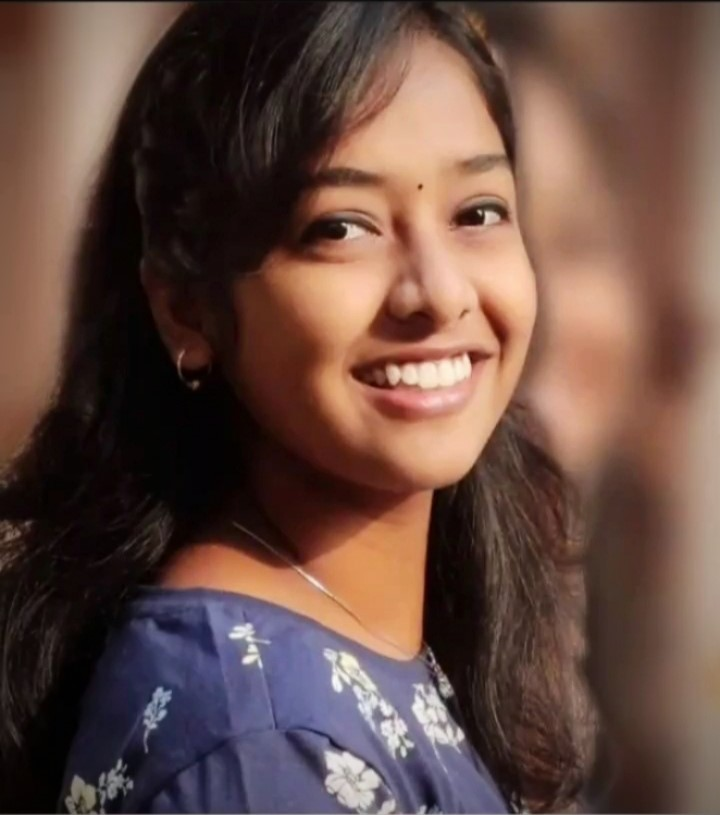
#> input picture mani.jpg, 720 x 815 px
$ python turtleimage.py
#> lines starting #> are read from the running program, lines starting #| are printed output that depends on the picture; after the words box and inside, x2 and y2 are one past the last pixel; in counts of white or black regions, pixels touching at a corner belong together
# import turtle
#
# screen = turtle.Screen()
#
# # click the image icon in the top right of the code window to see
# # which images are available in this trinket
# image = "C:\\Users\\Tejasmaya Sitha\\OneDrive\\Desktop\\wallpaper.JPG"
#
# # add the shape first then set the turtle shape
# screen.addshape(image)
# turtle.shape(image)
#
# screen.bgcolor("lightblue")
#
# move_speed = 10
# turn_speed = 10
#
#
# # these defs control the movement of our "turtle"
# def forward():
#     turtle.forward(move_speed)
#
#
# def backward():
#     turtle.backward(move_speed)
#
#
# def left():
#     turtle.left(turn_speed)
#
#
# def right():
#     turtle.right(turn_speed)
#
#
# turtle.penup()
# turtle.speed(0)
# turtle.home()
#
# # now associate the defs from above with certain keyboard events
# screen.onkey(forward, "Up")
# screen.onkey(backward, "Down")
# screen.onkey(left, "Left")
# screen.onkey(right, "Right")
# screen.listen()


import cv2
import turtle

# [34 lines of commented-out code are left out]


import cv2
import turtle

import matplotlib
import numpy as np
from matplotlib import pyplot as plt

matplotlib.use('TkAgg')
import time


def find_closest(p):
    if len(positions) > 0:
        nodes = np.array(positions)
        distances = np.sum((nodes - p) ** 2, axis=1)
        i_min = np.argmin(distances)
        return positions[i_min]
    else:
        return None


def outline():
    src_image = cv2.imread(image, 0)
    blurred = cv2.GaussianBlur(src_image, (7, 7), 0)
    th3 = cv2.adaptiveThreshold(blurred, maxValue=255, adaptiveMethod=cv2.ADAPTIVE_THRESH_GAUSSIAN_C,
                                thresholdType=cv2.THRESH_BINARY, blockSize=9, C=2)
    return th3


# USe reduced size image(height upto 800 px , width upto 900px, and size upto 200 kb)
# otherwise it will take more time for processing
# image = 'shiva.jpg'
image = 'mani.jpg'
# image = 'wallpaper.jpg'
# image = "DSC_0005.jpg"
# image = 'WhatsApp Image 2022-10-10 at 10.47.10 PM.jpeg'
im = cv2.imread(image, 0)
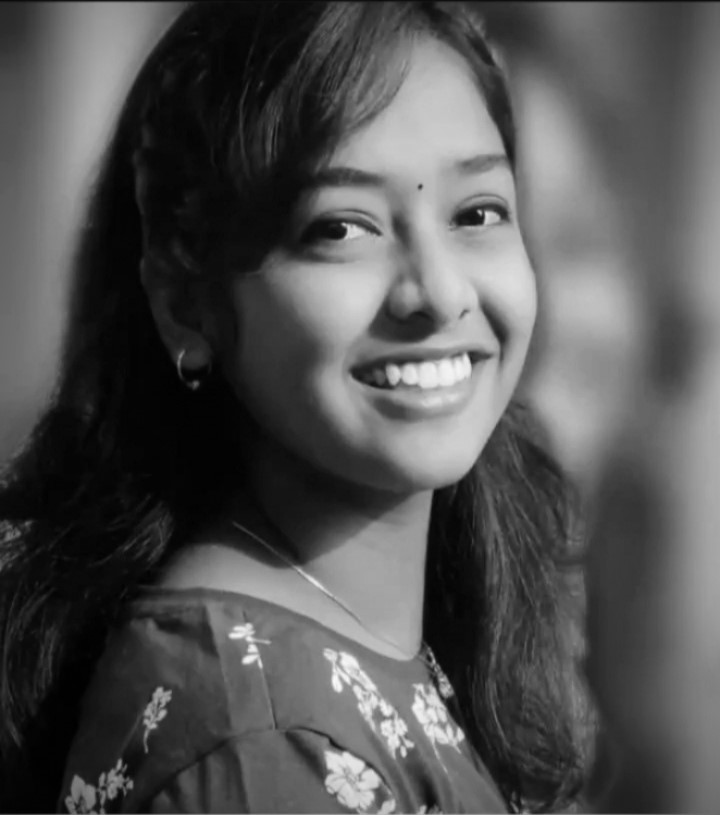
#> im: shape (815, 720); min 0, max 250, mean 82.4
th3 = outline()
#> in outline, `th3 = cv2.adaptiveThreshold(blurred, maxValue=255, adaptiveMethod=cv2...`:
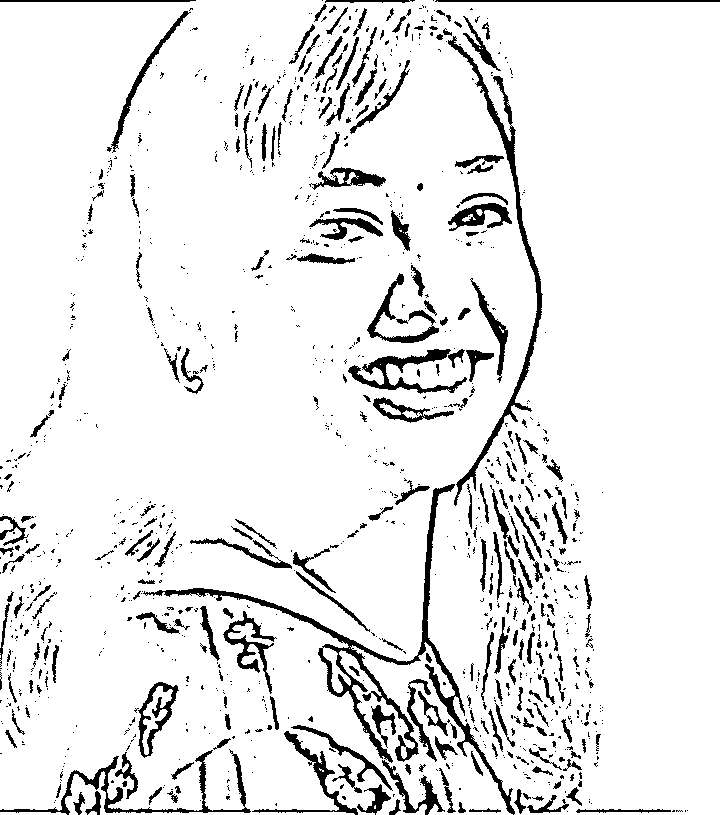
#> th3: shape (815, 720); 91.6% white; 1164 black regions (876 under 20 px), largest, box (x1, y1, x2, y2) and area: (143, 484, 515, 815) 5900, (448, 36, 543, 506) 3076, (0, 749, 251, 815) 1888

plt.imshow(th3)
plt.axis('off')
plt.tight_layout()
# plt.show()

WIDTH = im.shape[1]
#> WIDTH = 720
HEIGHT = im.shape[0]
#> HEIGHT = 815
print(WIDTH, HEIGHT)
#| 720 815

CUTOFF_LEN = ((WIDTH + HEIGHT) / 2) / 60  # 60 threshold value
#> CUTOFF_LEN = 12.79
iH, iW = np.where(th3 == [0])
iW = iW - WIDTH / 2
iH = -1 * (iH - HEIGHT / 2)
positions = [list(iwh) for iwh in zip(iW, iH)]
#> positions = 49569 items

# win = turtle.Screen()
# win.bgcolor('black')

#> (the run stopped early here; a loop or call above may not have finished)

$ run again, with wallpaper.JPG copied over mani.jpg
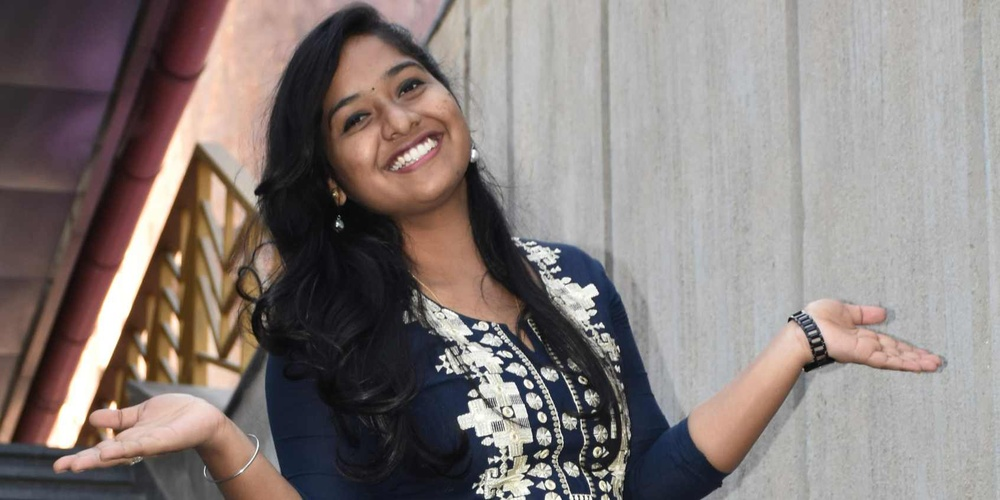
#> input picture wallpaper.JPG, 1000 x 500 px, shrunk from 1693 x 846 before the run
#> `im = cv2.imread(image, 0)`:
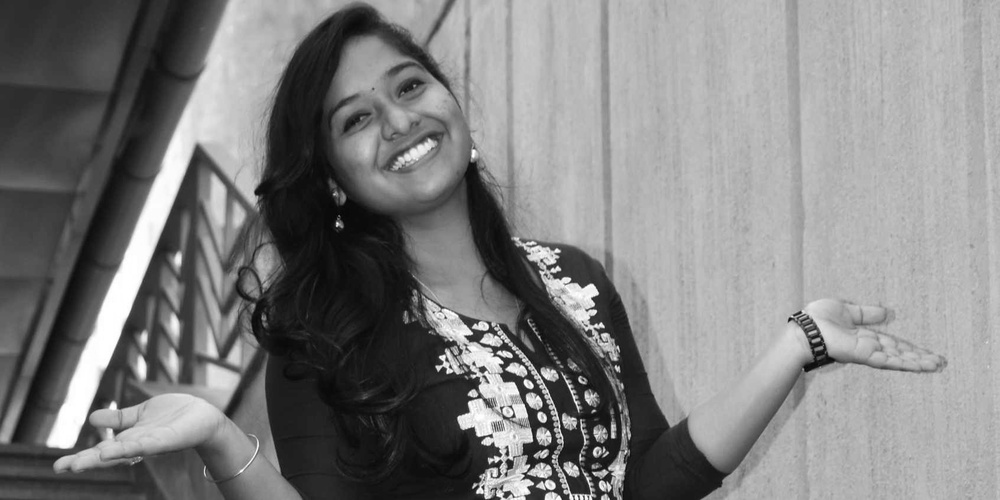
#> im: shape (500, 1000); min 3, max 255, mean 127.5
#> in outline, `th3 = cv2.adaptiveThreshold(blurred, maxValue=255, adaptiveMethod=cv2...`:
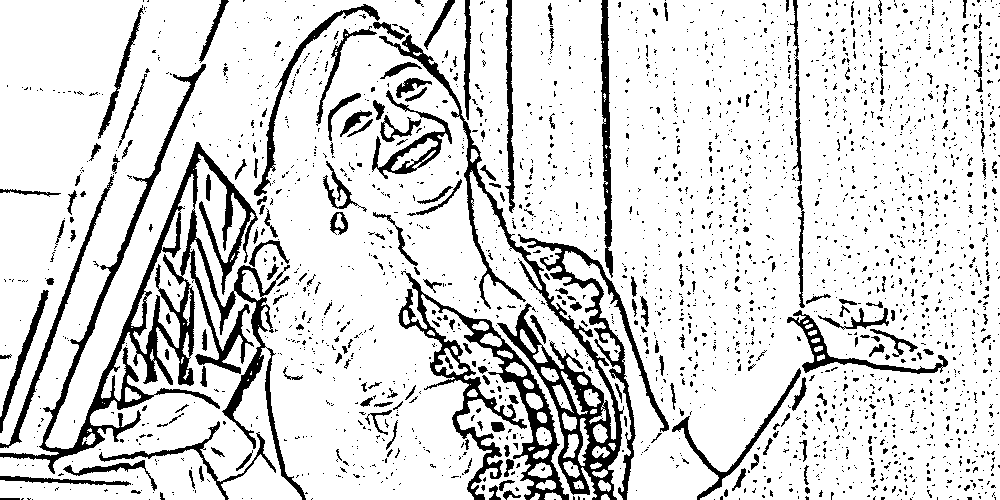
#> th3: shape (500, 1000); 85.1% white; 2525 black regions (2301 under 20 px), largest, box (x1, y1, x2, y2) and area: (0, 64, 306, 500) 16437, (379, 34, 624, 500) 8699, (398, 271, 569, 500) 6605
#| 1000 500
#> positions = 74283 items
